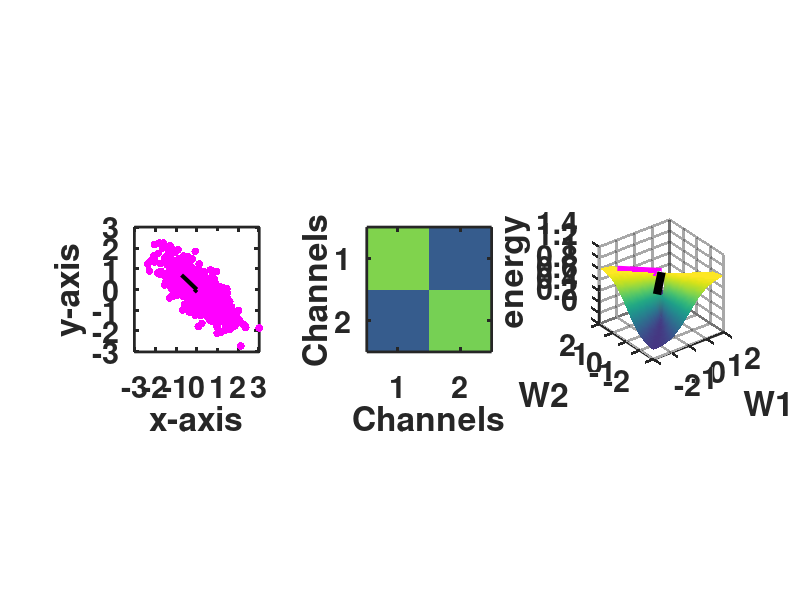
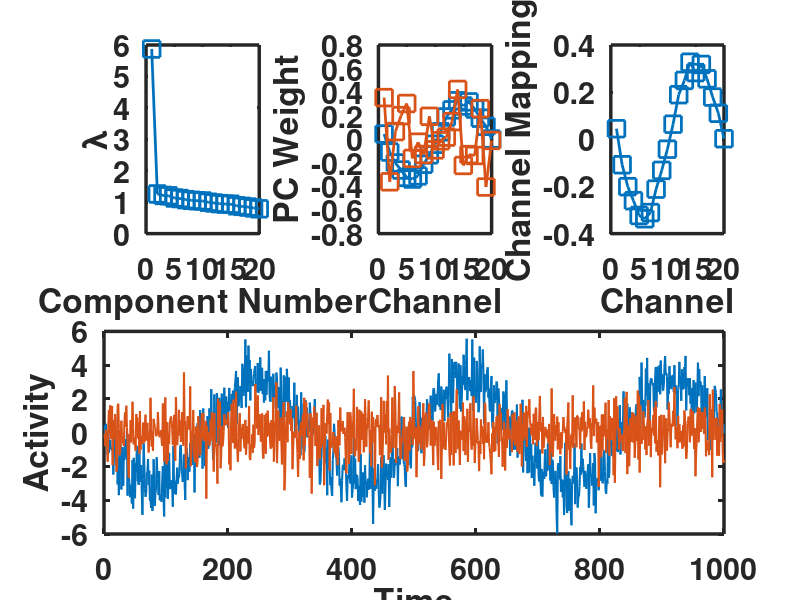

Source code (MATLAB) for these figures, in order:
%% PCA Intution And It's Relation To Quadratic Surfaces:

% data
a = 1 ; 
b = 0.4 ; 
x = [ a*randn(1000,1) b*randn(1000,1) ];

% rotation matrix
th = pi/4;
R1 = [ cos(th) -sin(th); sin(th) cos(th) ];

% rotate data to induce correlation
y = x*R1;


% plot the data in a scatter plot
figure(1), clf ; 
set( gca , 'LineWidth' , 2 , 'fontsize' , 22 , 'fontweight' , 'bold'  , 'GridAlpha' , 0.4 ) ;   
subplot(131)
plot(y(:,1),y(:,2),'m.','markersize',17)

% make the plot look nicer
set(gca,'xlim',[-1 1]*max(y(:)),'ylim',[-1 1]*max(y(:)))
xlabel('x-axis'), ylabel('y-axis')
axis square
set( gca , 'LineWidth' , 2 , 'fontsize' , 22 , 'fontweight' , 'bold'  , 'GridAlpha' , 0.4 ) ;  

% PCA via eigendecomposition

% mean-center
y = y - mean(y,1);

% covariance matrix
covmat = y'*y / (length(y)-1);

% eigendecomposition
[evecs,evals] = eig(covmat);


% plot the eigenvectors on the data
hold on
plot([0 evecs(1,1)]*evals(1),[0 evecs(2,1)]*evals(1),'k','linew',3)
plot([0 evecs(1,2)]*evals(end),[0 evecs(2,2)]*evals(end),'k','linew',3)


% show the covariance matrix
subplot(132)
imagesc(covmat), axis square
set(gca,'clim',[-1 1],'xtick',1:2,'ytick',1:2)
xlabel('Channels'), ylabel('Channels')
set( gca , 'LineWidth' , 2 , 'fontsize' , 22 , 'fontweight' , 'bold'  , 'GridAlpha' , 0.4 ) ;  

% compute quadratic form

% weights along each dimension
xi = -2:.1:2;

quadform = zeros(length(xi));
for i=1:length(xi)
    for j=1:length(xi)
        
        % define vector
        x = [xi(i) xi(j)]';
        
        % QF
        quadform(i,j) = x'*covmat*x / (x'*x);
    end
end


% fill in missing point with 0
quadform(~isfinite(quadform)) = 0;

% visualize the quadratic form surface

subplot(133)
surf(xi,xi,quadform'), shading interp
xlabel('W1'), ylabel('W2'), zlabel('energy')
rotate3d on, axis square

% and the eigenvectors
hold on
plot3([0 evecs(1,1)]*2,[0 evecs(2,1)]*2,[1 1]*max(quadform(:)),'k','linew',6)
plot3([0 evecs(1,2)]*2,[0 evecs(2,2)]*2,[1 1]*max(quadform(:)),'m','linew',6)

set( gca , 'LineWidth' , 2 , 'fontsize' , 22 , 'fontweight' , 'bold'  , 'GridAlpha' , 0.4 ) ;  



%% 

% a clear MATLAB workspace is a clear mental workspace
% close all; 
clear, clc

% simulate data with covariance structure

% simulation parameters
N = 1000;     % time points
M =   20;     % channels
nTrials = 50; % number of trials

% time vector (radian units)
t = linspace(0,6*pi,N);


% relationship across channels (imposing covariance)
chanrel = sin(linspace(0,2*pi,M))';

% Adjust The Noise, And Simulate the data:
data    = bsxfun(@times,repmat( sin(t),M,1 ),chanrel) + 1 * randn(M,N);

% Mean-Centre Your Data:
dataM = data - mean(data , 2) ; 

% Compute the Covariance Matrix:
covmat = data * data' / ( N - 1) ; 

% Eigendecompose the Covariance Matrix:
[evecs , evals] = eig(covmat) ; 

% Sort The eigen values: 
[evals , idx]   = sort( diag(evals) , 'descend') ; 

evecs = evecs(: , idx) ; 
evals = diag(evals) ; 

% step 4: compute component time series
r = 2; % two components
comp_time_series = evecs(: , 1:r)' * data ; 


figure(2) ; clf ; 

subplot(2 , 3 , 1) ; 
plot(diag(evals) , '-s' , 'linew' , 2 , 'markersize' , 12) ;
xlabel('Component Number' , 'FontSize' , 22 , 'FontWeight', 'bold')
ylabel('\lambda' , 'FontSize', 22 , 'FontWeight','bold')
set(gca , 'LineWidth' , 2.5 , 'FontSize' , 22 , 'FontWeight' , 'bold' , 'GridAlpha' , 0.4)

subplot(232) ; 
plot(evecs(: , 1:2) , '-s' , 'LineWidth', 2 , 'markersize' , 12) ; 
xlabel('Channel' , 'FontSize', 22 , 'FontWeight','bold') ; 
ylabel('PC Weight' , 'FontSize' , 22 , 'FontWeight','bold') ; 
set(gca , 'LineWidth' , 2.5 , 'FontSize' , 22 , 'fontweight' , 'Bold' , 'gridalpha' , 0.4 ) ; 

subplot(2 , 3 , 4:6)
plot(comp_time_series' , 'LineWidth',1.5)
xlabel('Time' , 'FontSize', 22 , 'FontWeight','bold') ; 
ylabel('Activity' , 'FontSize', 22 , 'FontWeight','bold') ; 
set(gca , 'LineWidth' , 2.5 , 'FontSize' , 22 , 'FontWeight' , 'bold' , 'GridAlpha' , 0.4)

subplot(233) ; 
plot(evecs(: , 1) , '-s' , 'LineWidth', 2 , 'markersize' , 12) ; 
ylabel('Channel Mapping' , 'FontSize', 22 , 'FontWeight','bold') ; 
xlabel('Channel' , 'FontSize' , 22 , 'FontWeight','bold') ; 
set(gca , 'LineWidth' , 2.5 , 'FontSize' , 22 , 'fontweight' , 'Bold' , 'gridalpha' , 0.4 ) ; 


%%



